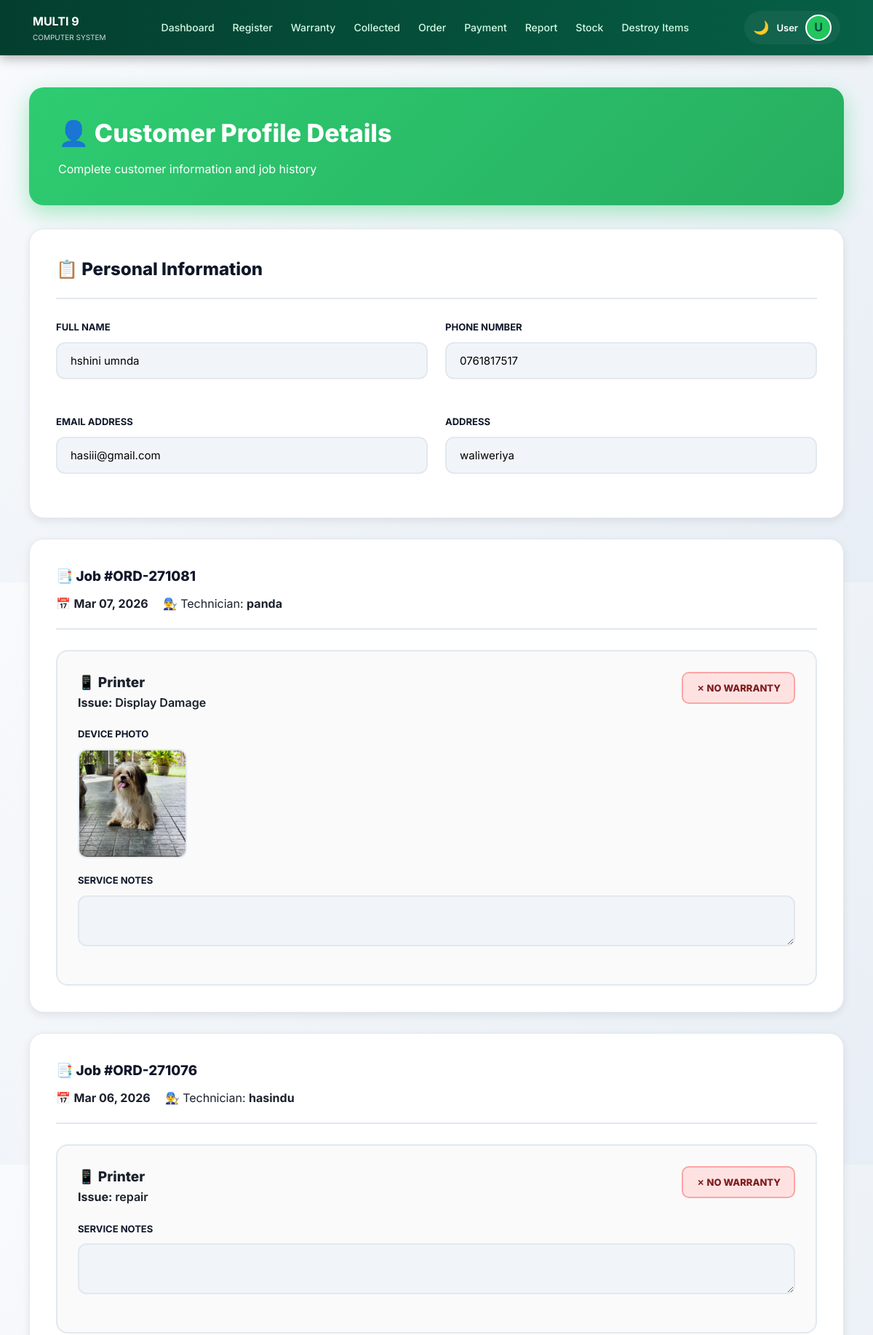
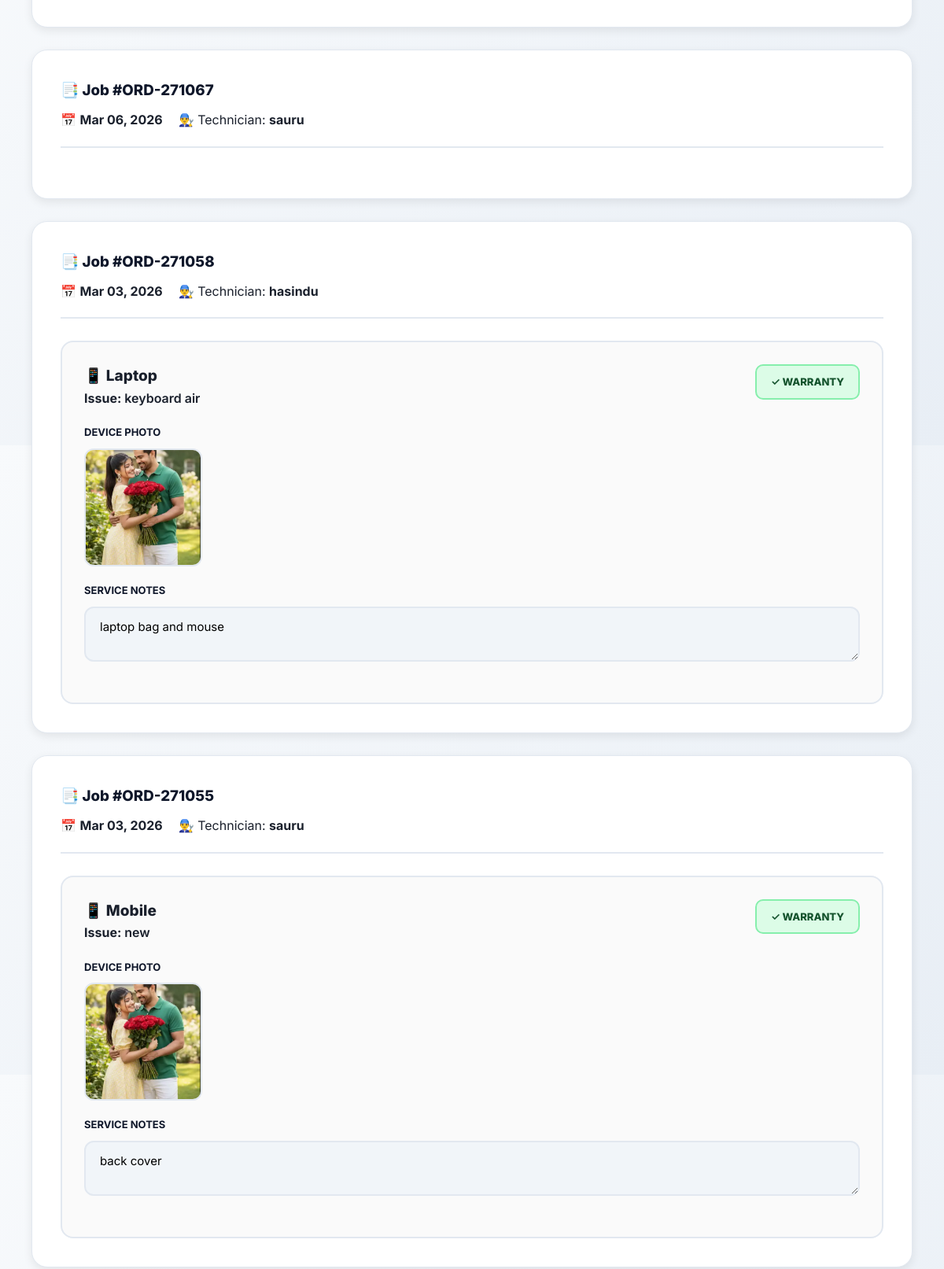
The app's page /customer_details.php?phone=0761817517 (upper part) with its own data (2 pictures, top to bottom).
### tables this page shows
CREATE TABLE `customer` (
  `phone_number` varchar(15) NOT NULL,
  `customer_name` varchar(100) NOT NULL,
  `address` text DEFAULT NULL,
  `email` varchar(100) DEFAULT NULL
);

CREATE TABLE `job` (
  `job_no` varchar(20) NOT NULL,
  `phone_number` varchar(15) DEFAULT NULL,
  `job_date` date NOT NULL,
  `job_status` varchar(20) DEFAULT 'Pending',
  `item_category` varchar(100) DEFAULT NULL,
  `brand` varchar(50) DEFAULT NULL,
  `problem_type` varchar(100) DEFAULT NULL,
  `problem_severity` varchar(50) DEFAULT NULL,
  `technician_experience_years` int(11) DEFAULT NULL,
  `workshop_workload` varchar(50) DEFAULT NULL,
  `actual_repair_time_days` int(11) DEFAULT NULL,
  `technician_id` int(11) DEFAULT NULL,
  `estimated_cost` decimal(10,2) DEFAULT 0.00
);

CREATE TABLE `technicians` (
  `technician_id` int(11) NOT NULL,
  `name` varchar(100) NOT NULL
);

CREATE TABLE `job_device` (
  `job_device_id` int(11) NOT NULL,
  `job_no` varchar(20) DEFAULT NULL,
  `device_name` varchar(100) NOT NULL,
  `model` varchar(100) DEFAULT NULL,
  `serial_no` varchar(100) DEFAULT NULL,
  `warranty_status` varchar(50) DEFAULT NULL,
  `supplier_name` varchar(255) DEFAULT NULL,
  `description` text DEFAULT NULL,
  `device_image` varchar(255) DEFAULT NULL,
  `issue_name` varchar(255) DEFAULT NULL,
  `device_status` varchar(50) NOT NULL DEFAULT 'Pending',
  `completed_date` datetime DEFAULT NULL,
  `destroy_notice_sent_date` datetime DEFAULT NULL,
  `issue_category` enum('Hardware','Software') DEFAULT 'Hardware',
  `final_status` varchar(50) DEFAULT 'Pending',
  `rent_warning_sent` int(11) DEFAULT 0,
  `parts_json` text DEFAULT NULL
);

### customer_details.php (the view, shortened to what this page needs)
<?php
include 'db_config.php';
include 'navbar.php';
$phone = isset($_GET['phone']) ? mysqli_real_escape_string($conn, $_GET['phone']) : '';
$is_edit = isset($_GET['edit']);
$customer_res = mysqli_query($conn,"SELECT * FROM customer WHERE phone_number='$phone'");
$customer = mysqli_fetch_assoc($customer_res);
$jobs = mysqli_query($conn,"SELECT job.*, technicians.name AS tech
                            FROM job
                            LEFT JOIN technicians ON job.technician_id = technicians.technician_id
                            WHERE job.phone_number='$phone'
                            ORDER BY job.job_no DESC");
?>
<!DOCTYPE html>
<html lang="en">
<head>
</head>
<body>
<div class="container">
    <div class="page-header">
        <h1>👤 Customer Profile Details</h1>
        <p>Complete customer information and job history</p>
    </div>
    <form method="POST" enctype="multipart/form-data">
        <div class="card">
            <div class="card-header">
                <h2>📋 Personal Information</h2>
            </div>
            <div class="grid-2">
                <div class="form-group">
                    <label>Full Name</label>
                    <input type="text" name="customer_name" value="<?= htmlspecialchars($customer['customer_name'] ?? '') ?>" <?= !$is_edit?'readonly':'' ?>>
                </div>
                <div class="form-group">
                    <label>Phone Number</label>
                    <input type="text" value="<?= htmlspecialchars($phone) ?>" readonly>
                </div>
                <div class="form-group">
                    <label>Email Address</label>
                    <input type="email" name="email" value="<?= htmlspecialchars($customer['email'] ?? '') ?>" <?= !$is_edit?'readonly':'' ?>>
                </div>
                <div class="form-group">
                    <label>Address</label>
                    <input type="text" name="address" value="<?= htmlspecialchars($customer['address'] ?? '') ?>" <?= !$is_edit?'readonly':'' ?>>
                </div>
            </div>
        </div>
        <?php while($job = mysqli_fetch_assoc($jobs)): ?>
        <div class="card">
            <div class="card-header">
                <div>
                    <h3>📑 Job #<?= $job['job_no'] ?></h3>
                    <div style="display: flex; gap: 20px; margin-top: 10px;">
                        <span>📅 <strong><?= date("M d, Y", strtotime($job['job_date'])) ?></strong></span>
                        <span>👨‍🔧 Technician: <strong><?= htmlspecialchars($job['tech'] ?? 'Not Assigned') ?></strong></span>
                    </div>
                </div>
            </div>
            <?php
            $jno = $job['job_no'];
            $devices_res = mysqli_query($conn,"SELECT * FROM job_device WHERE job_no='$jno'");
            while($d = mysqli_fetch_assoc($devices_res)):
                $is_warranty = (strtolower($d['warranty_status'] ?? '') == 'warranty');
            ?>
            <div class="device-box">
                <div class="device-header">
                    <div class="device-info">
                        <div class="device-name">📱 <?= htmlspecialchars($d['device_name']) ?></div>
                        <div style="font-weight: 600;"><strong>Issue:</strong> <?= htmlspecialchars($d['issue_name']) ?></div>
                    </div>
                    <span class="status-badge <?= $is_warranty ? 'status-warranty' : 'status-no-warranty' ?>">
                        <?= $is_warranty ? '✓' : '✗' ?> <?= htmlspecialchars($d['warranty_status']) ?>
                    </span>
                </div>
                <?php if(!empty($d['device_image'])): ?>
                <div class="img-preview-container">
                    <label>Device Photo</label>
                    <a href="uploads/devices/<?= $d['device_image'] ?>" target="_blank">
                        <img src="uploads/devices/<?= $d['device_image'] ?>" class="device-img" alt="Device Image">
                    </a>
                </div>
                <?php endif; ?>
                <div class="form-group">
                    <label>Service Notes</label>
                    <textarea name="device_desc[<?= $d['job_device_id'] ?>]" <?= !$is_edit?'readonly':'' ?>><?= htmlspecialchars($d['description']) ?></textarea>
                </div>
            </div>
            <?php endwhile; ?>
        </div>
        <?php endwhile; ?>
    </form>
</div>
</body>
</html>

### customer_details.php (style rules this page uses)
* { margin: 0; padding: 0; box-sizing: border-box; }
:root { --primary: #2ecc71; --primary-hover: #27ae60; --primary-dark: #229954; --success: #10b981; --success-hover: #059669; --danger: #ef4444; --warning: #f59e0b; --secondary: #64748b; --bg-main: #f8fafc; --card-bg: #ffffff; --text-main: #1a202c; --text-dark: #0f172a; --text-muted: #475569; --border: #e2e8f0; --shadow-sm: 0 1px 3px rgba(0, 0, 0, 0.05); --shadow-md: 0 4px 12px rgba(0, 0, 0, 0.08); --shadow-lg: 0 10px 25px rgba(0, 0, 0, 0.1); }
body { background: linear-gradient(135deg, #f8fafc 0%, #e8eef5 100%); font-family: 'Inter', sans-serif; padding: 120px 40px 40px 40px; color: var(--text-main); line-height: 1.6; transition: background 0.3s ease; }
.container { max-width: 1200px; margin: 0 auto; padding-bottom: 120px; }
.page-header { background: linear-gradient(135deg, #2ecc71 0%, #27ae60 100%); padding: 36px 40px; border-radius: 20px; margin-bottom: 32px; box-shadow: 0 10px 30px rgba(46, 204, 113, 0.4); color: white; }
.page-header h1 { font-size: 34px; font-weight: 800; margin-bottom: 10px; display: flex; align-items: center; gap: 12px; }
.card { background: var(--card-bg); padding: 36px; border-radius: 20px; margin-bottom: 28px; box-shadow: var(--shadow-md); border: 1px solid var(--border); transition: all 0.3s ease; animation: fadeIn 0.5s ease-out; }
.card-header { display: flex; justify-content: space-between; align-items: center; margin-bottom: 28px; padding-bottom: 20px; border-bottom: 2px solid var(--border); }
h2, h3 { font-weight: 800; color: var(--text-dark); display: flex; align-items: center; gap: 12px; }
.form-group { margin-bottom: 24px; }
label { font-weight: 700; font-size: 13px; text-transform: uppercase; color: var(--text-dark); margin-bottom: 10px; display: block; }
input, textarea, select { width: 100%; padding: 14px 18px; border: 2px solid var(--border); border-radius: 12px; font-size: 15px; font-family: 'Inter', sans-serif; background: white; }
input[readonly], textarea[readonly] { background: #f1f5f9; cursor: not-allowed; }
.grid-2 { display: grid; grid-template-columns: repeat(2, 1fr); gap: 24px; }
.device-box { background: #fafafa; padding: 28px; border-radius: 16px; margin-top: 20px; border: 2px solid var(--border); }
.device-header { display: flex; justify-content: space-between; align-items: start; margin-bottom: 20px; }
.device-name { font-size: 19px; font-weight: 800; }
.status-badge { padding: 10px 18px; border-radius: 10px; font-weight: 800; font-size: 13px; text-transform: uppercase; }
.status-warranty { background: #dcfce7; color: #14532d; border: 2px solid #86efac; }
.status-no-warranty { background: #fee2e2; color: #7f1d1d; border: 2px solid #fca5a5; }
.img-preview-container { margin-bottom: 20px; }
.device-img { width: 150px; height: 150px; object-fit: cover; border-radius: 12px; border: 2px solid var(--border); cursor: pointer; transition: 0.3s; }

### records on screen
customer: customer_name "hshini umnda", email "hasiii@gmail.com", address "waliweriya"
job: job_no "ORD-271081", job_date "Mar 07, 2026", technician.name "panda"
job_device: device_name "Printer", issue_name "Display Damage", warranty_status "NO WARRANTY", device_image (picture)
job: job_no "ORD-271076", job_date "Mar 06, 2026", technician.name "hasindu"
job_device: device_name "Printer", issue_name "repair", warranty_status "NO WARRANTY"
job: job_no "ORD-271067", job_date "Mar 06, 2026", technician.name "sauru"
job: job_no "ORD-271058", job_date "Mar 03, 2026", technician.name "hasindu"
job_device: device_name "Laptop", issue_name "keyboard air", warranty_status "WARRANTY", device_image (picture), job_device_id+description "laptop bag and mouse"
job: job_no "ORD-271055", job_date "Mar 03, 2026", technician.name "sauru"
job_device: device_name "Mobile", issue_name "new", warranty_status "WARRANTY", device_image (picture), job_device_id+description "back cover"

### other values on screen
$user_name "User"
$user_initial "U"
